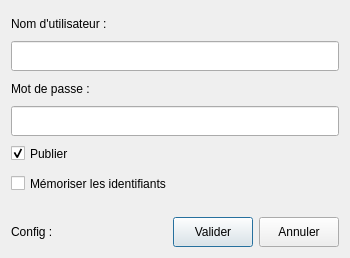
<?xml version="1.0" encoding="UTF-8"?>
<ui version="4.0">
 <class>Login</class>
 <widget class="QDialog" name="Login">
  <property name="geometry">
   <rect>
    <x>0</x>
    <y>0</y>
    <width>350</width>
    <height>256</height>
   </rect>
  </property>
  <property name="windowTitle">
   <string>Dialog</string>
  </property>
  <layout class="QHBoxLayout" name="horizontalLayout_2">
   <item>
    <layout class="QVBoxLayout" name="login_layout">
     <item>
      <layout class="QVBoxLayout" name="verticalLayout">
       <property name="spacing">
        <number>5</number>
       </property>
       <item>
        <widget class="QLabel" name="label">
         <property name="sizePolicy">
          <sizepolicy hsizetype="Preferred" vsizetype="Fixed">
           <horstretch>0</horstretch>
           <verstretch>0</verstretch>
          </sizepolicy>
         </property>
         <property name="minimumSize">
          <size>
           <width>0</width>
           <height>25</height>
          </size>
         </property>
         <property name="maximumSize">
          <size>
           <width>16777215</width>
           <height>25</height>
          </size>
         </property>
         <property name="text">
          <string>Nom d'utilisateur :</string>
         </property>
        </widget>
       </item>
       <item>
        <widget class="QLineEdit" name="user">
         <property name="minimumSize">
          <size>
           <width>0</width>
           <height>30</height>
          </size>
         </property>
         <property name="maximumSize">
          <size>
           <width>16777215</width>
           <height>30</height>
          </size>
         </property>
        </widget>
       </item>
       <item>
        <widget class="QLabel" name="label_2">
         <property name="sizePolicy">
          <sizepolicy hsizetype="Preferred" vsizetype="Fixed">
           <horstretch>0</horstretch>
           <verstretch>0</verstretch>
          </sizepolicy>
         </property>
         <property name="minimumSize">
          <size>
           <width>0</width>
           <height>25</height>
          </size>
         </property>
         <property name="maximumSize">
          <size>
           <width>16777215</width>
           <height>25</height>
          </size>
         </property>
         <property name="text">
          <string>Mot de passe :</string>
         </property>
        </widget>
       </item>
       <item>
        <widget class="QLineEdit" name="password">
         <property name="minimumSize">
          <size>
           <width>0</width>
           <height>30</height>
          </size>
         </property>
         <property name="maximumSize">
          <size>
           <width>16777215</width>
           <height>30</height>
          </size>
         </property>
         <property name="echoMode">
          <enum>QLineEdit::Password</enum>
         </property>
        </widget>
       </item>
       <item>
        <widget class="QCheckBox" name="publier">
         <property name="sizePolicy">
          <sizepolicy hsizetype="Fixed" vsizetype="Fixed">
           <horstretch>0</horstretch>
           <verstretch>0</verstretch>
          </sizepolicy>
         </property>
         <property name="minimumSize">
          <size>
           <width>0</width>
           <height>25</height>
          </size>
         </property>
         <property name="maximumSize">
          <size>
           <width>16777215</width>
           <height>25</height>
          </size>
         </property>
         <property name="text">
          <string>Publier</string>
         </property>
         <property name="checked">
          <bool>true</bool>
         </property>
        </widget>
       </item>
       <item>
        <widget class="QCheckBox" name="saveId">
         <property name="minimumSize">
          <size>
           <width>0</width>
           <height>25</height>
          </size>
         </property>
         <property name="maximumSize">
          <size>
           <width>16777215</width>
           <height>25</height>
          </size>
         </property>
         <property name="text">
          <string>Mémoriser les identifiants</string>
         </property>
        </widget>
       </item>
      </layout>
     </item>
     <item>
      <spacer name="verticalSpacer">
       <property name="orientation">
        <enum>Qt::Vertical</enum>
       </property>
       <property name="sizeType">
        <enum>QSizePolicy::Fixed</enum>
       </property>
       <property name="sizeHint" stdset="0">
        <size>
         <width>20</width>
         <height>15</height>
        </size>
       </property>
      </spacer>
     </item>
     <item>
      <layout class="QHBoxLayout" name="horizontalLayout">
       <item>
        <widget class="QLabel" name="configNb">
         <property name="text">
          <string>Config : </string>
         </property>
        </widget>
       </item>
       <item>
        <spacer name="horizontalSpacer">
         <property name="orientation">
          <enum>Qt::Horizontal</enum>
         </property>
         <property name="sizeHint" stdset="0">
          <size>
           <width>40</width>
           <height>20</height>
          </size>
         </property>
        </spacer>
       </item>
       <item>
        <widget class="QPushButton" name="valider">
         <property name="sizePolicy">
          <sizepolicy hsizetype="Fixed" vsizetype="Fixed">
           <horstretch>0</horstretch>
           <verstretch>0</verstretch>
          </sizepolicy>
         </property>
         <property name="minimumSize">
          <size>
           <width>80</width>
           <height>30</height>
          </size>
         </property>
         <property name="maximumSize">
          <size>
           <width>80</width>
           <height>30</height>
          </size>
         </property>
         <property name="text">
          <string>Valider</string>
         </property>
        </widget>
       </item>
       <item>
        <widget class="QPushButton" name="annuler">
         <property name="sizePolicy">
          <sizepolicy hsizetype="Fixed" vsizetype="Fixed">
           <horstretch>0</horstretch>
           <verstretch>0</verstretch>
          </sizepolicy>
         </property>
         <property name="minimumSize">
          <size>
           <width>80</width>
           <height>30</height>
          </size>
         </property>
         <property name="maximumSize">
          <size>
           <width>80</width>
           <height>30</height>
          </size>
         </property>
         <property name="text">
          <string>Annuler</string>
         </property>
        </widget>
       </item>
      </layout>
     </item>
    </layout>
   </item>
  </layout>
 </widget>
 <resources/>
 <connections/>
</ui>
